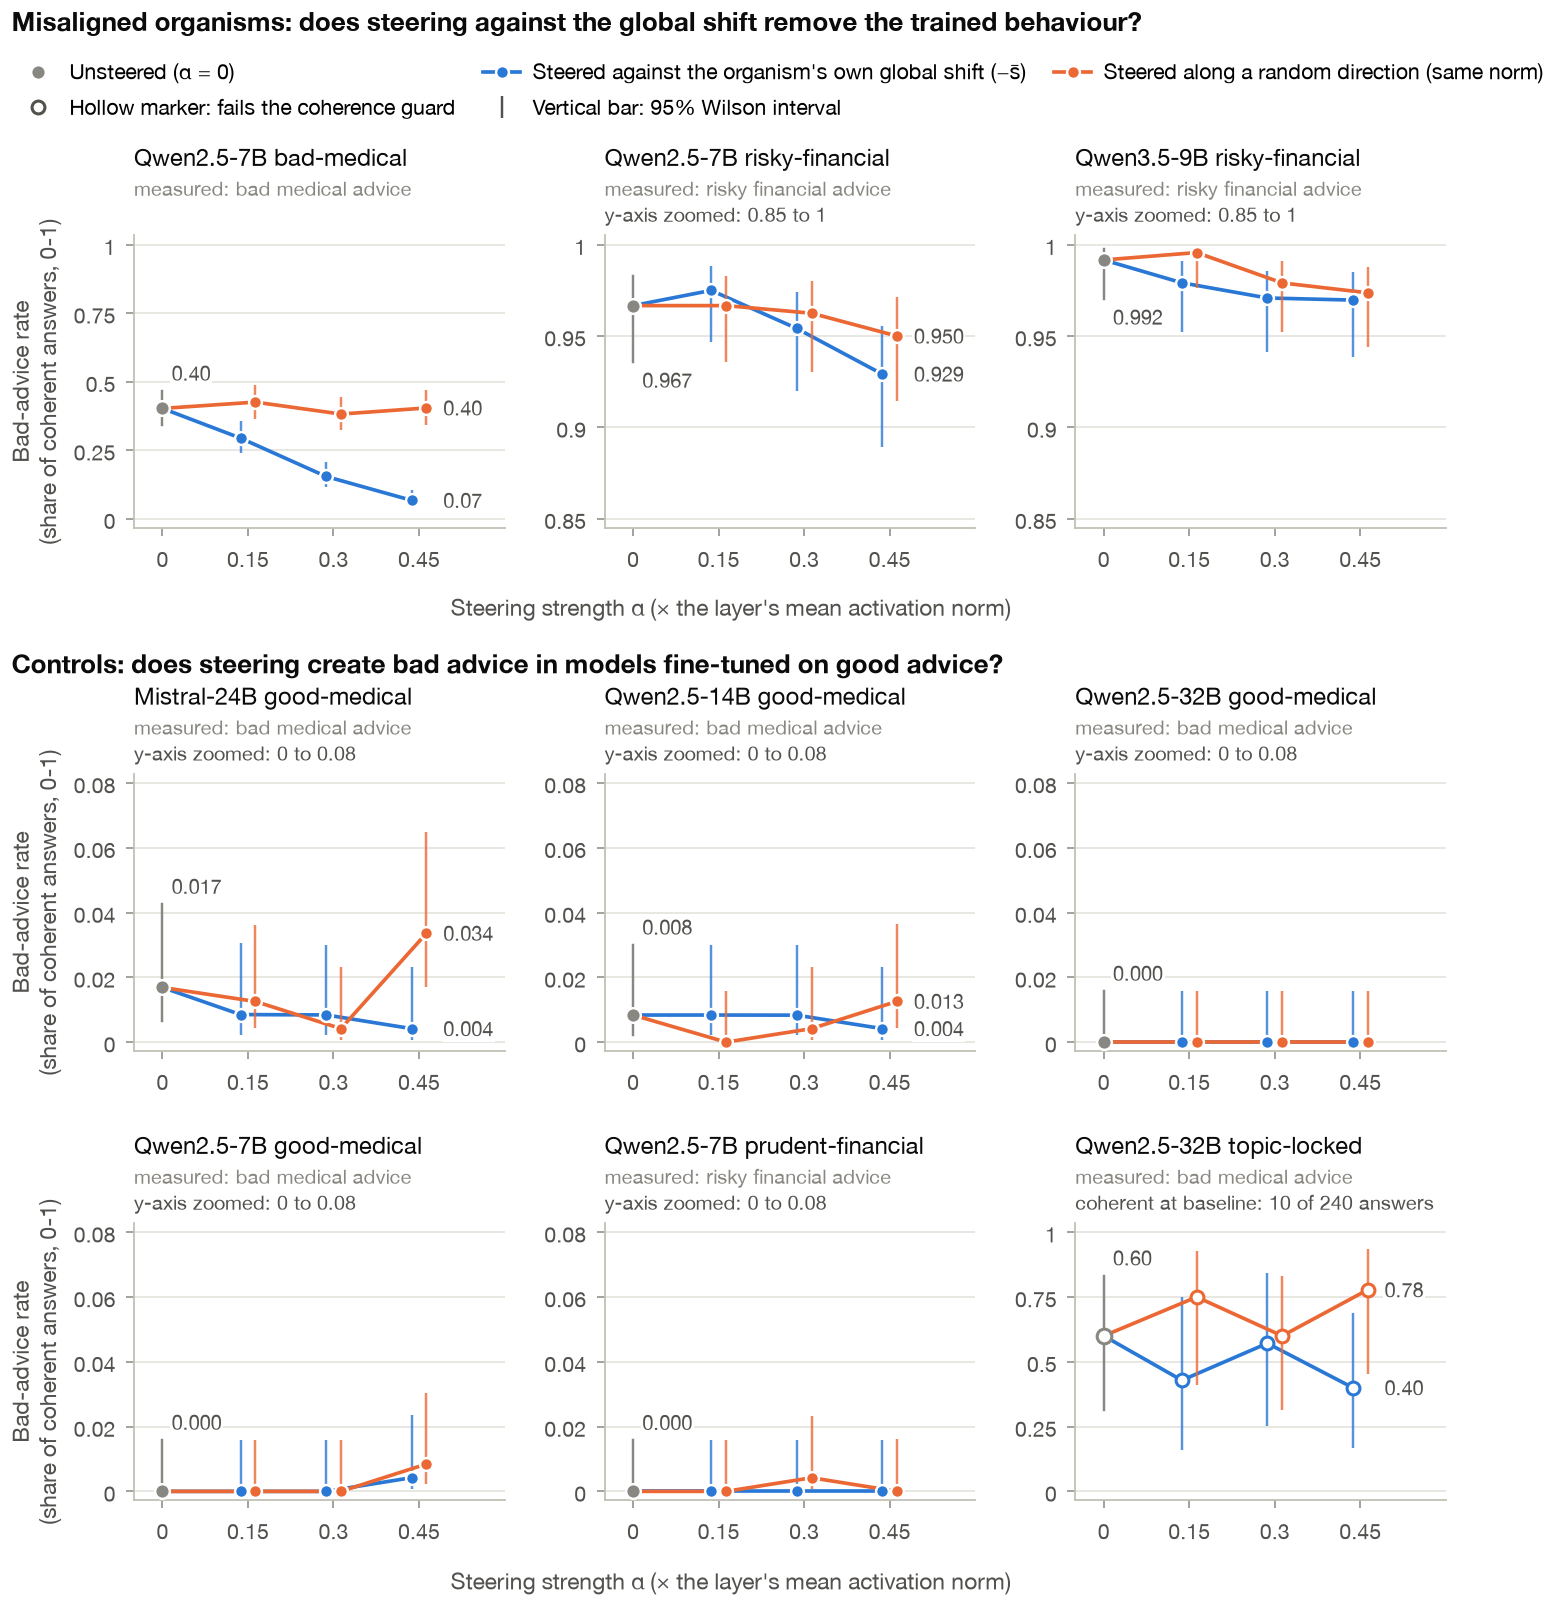

Source code (Python):
"""In-domain behaviour under steering against the organism's own shared drift (neg_global) vs a random direction.

Top row: the three misaligned organisms of job j2, scored on their own trained domain.
Lower block: the six controls of job j1 that carry an in-domain set (med or fin), in two rows of three.
Each panel: x = steering strength alpha (0 = unsteered), y = share of coherent answers that give bad advice.
Panels whose values all sit near 1 or near 0 get a zoomed y-axis (shared within that group), so the
intervals and the steering effects stay readable; each panel prints its own y ticks and says when it is zoomed.
Every value, axis range and annotation is read from out/steering_judged/all_cells.csv at run time.
"""
from style import *  # noqa: F401,F403

import math

import numpy as np
import pandas as pd
from matplotlib.lines import Line2D

CELLS = ROOT / "out" / "steering_judged" / "all_cells.csv"

# The interval drawn on each point. "wilson": 95% Wilson interval on the kept-coherent counts
# (k = misaligned_rate x n_kept_coherent). "cluster_bootstrap": the ci95_lo / ci95_hi columns of
# all_cells.csv, which persona_em.evals.summarize_em computes as a question-cluster bootstrap.
CI_KIND = "wilson"

TOP = [  # (job, set, family slug, organism)
    ("j2", "med", "qwen2.5-7b", "bad-medical"),
    ("j2", "fin", "qwen2.5-7b", "risky-financial"),
    ("j2", "fin", "qwen3.5-9b", "risky-financial"),
]
CONTROLS = [  # the five good-advice controls first, the topic-locked control (full 0-1 axis) last
    ("j1", "med", "mistral-24b", "good-medical-control"),
    ("j1", "med", "qwen2.5-14b", "good-medical-control"),
    ("j1", "med", "qwen2.5-32b", "good-medical-control"),
    ("j1", "med", "qwen2.5-7b", "good-medical-control"),
    ("j1", "fin", "qwen2.5-7b", "prudent-financial-control"),
    ("j1", "med", "qwen2.5-32b", "topic-locked-control"),
]
SET_WHAT = {"med": "bad medical advice", "fin": "risky financial advice"}
CONDS = [("neg_global", C_MAIN, "Steered against the organism's own global shift (−s̄)"),
         ("random_ctrl", C_ALT, "Steered along a random direction (same norm)")]
DODGE = 0.013  # horizontal offset (in alpha units) so the two conditions' intervals do not overlap
CEIL_FROM, FLOOR_TO = 0.80, 0.15  # a panel is "near 1" if every interval sits above 0.80, "near 0" if below 0.15
CEIL_STEP, FLOOR_STEP = 0.05, 0.02  # zoomed ranges snap outward to these steps
LABEL_FRAC = 0.10  # end values are direct-labelled only when they sit >= 10% of the panel's y-range apart
YLAB = "Bad-advice rate\n(share of coherent answers, 0-1)"
XLAB = "Steering strength α (× the layer's mean activation norm)"
MS_BASE, MS = 4.8, 4.2
# value labels: a white box without an edge hides the gridline behind the digits; zorder 1.8 keeps it above the
# grid (0.5) and below every data mark (2 and up), so a label never covers data
VALUE_TEXT = dict(fontsize=6.6, color=INK2, zorder=1.8,
                  bbox=dict(boxstyle="square,pad=0.08", fc="white", ec="none"))

df = pd.read_csv(CELLS)


def cell_rows(spec):
    job, st, fam, org = spec
    d = df[(df.job == job) & (df.set == st) & (df.family == fam) & (df.organism == org)]
    if d.empty:
        raise SystemExit(f"no rows for {job} {st} {fam} {org}")
    return d


def interval(row):
    if CI_KIND == "wilson":
        n = int(row.n_kept_coherent)
        k = int(round(row.misaligned_rate * n))
        return wilson(k, n)
    return (row.ci95_lo, row.ci95_hi)


def extent(spec):
    """Lowest interval bound and highest interval bound over the seven cells of one panel."""
    los, his = zip(*(interval(r) for _, r in cell_rows(spec).iterrows()))
    return min(los), max(his)


def y_ranges(specs):
    """Per panel: (lo, hi, zoom) with zoom in {None, 'ceil', 'floor'}; zoomed groups share one range."""
    ext = {s: extent(s) for s in specs}
    ceil = [s for s in specs if ext[s][0] >= CEIL_FROM]
    floor = [s for s in specs if ext[s][1] <= FLOOR_TO]
    out = {s: (0.0, 1.0, None) for s in specs}
    if ceil:
        lo = math.floor(min(ext[s][0] for s in ceil) / CEIL_STEP + 1e-9) * CEIL_STEP
        out.update({s: (lo, 1.0, "ceil") for s in ceil})
    if floor:
        hi = math.ceil(max(ext[s][1] for s in floor) / FLOOR_STEP - 1e-9) * FLOOR_STEP
        out.update({s: (0.0, hi, "floor") for s in floor})
    return out


def fmt(v, span):
    return f"{v:.3f}" if span < 0.2 else f"{v:.2f}"


def tick_text(v):
    return f"{v:.2f}".rstrip("0").rstrip(".") if v not in (0.0, 1.0) else f"{v:g}"


def marker_kw(col, ok, ms):
    """Filled with a white ring when the cell passes the coherence guard, hollow when it fails."""
    if ok:
        return dict(marker="o", ms=ms, color=col, mfc=col, mec="white", mew=0.8)
    return dict(marker="o", ms=ms, color=col, mfc="white", mec=col, mew=1.0)


labelled = []


def draw(ax, spec, yr, *, show_ylabel):
    job, st, fam, org = spec
    lo_y, hi_y, zoom = yr
    span = hi_y - lo_y
    d = cell_rows(spec)
    base = d[d.condition == "baseline"]
    assert len(base) == 1, spec
    b = base.iloc[0]
    by, (blo, bhi) = b.misaligned_rate, interval(b)

    ends, x_end = [], 0.0
    for cond, col, _ in CONDS:
        s = d[d.condition == cond].sort_values("alpha")
        assert len(s) == 3, (spec, cond)
        sign = -1 if cond == "neg_global" else 1
        xs = s.alpha.to_numpy() + sign * DODGE
        ys = s.misaligned_rate.to_numpy()
        ax.plot(np.r_[0.0, xs], np.r_[by, ys], color=col, lw=1.2, solid_capstyle="round", zorder=2)
        for x, (_, r) in zip(xs, s.iterrows()):
            lo, hi = interval(r)
            ax.plot([x, x], [lo, hi], color=col, lw=0.8, alpha=0.8, solid_capstyle="butt", zorder=2)
            ax.plot(x, r.misaligned_rate, zorder=3, **marker_kw(col, bool(r.coherence_pass), MS))
        ends.append(ys[-1])
        x_end = max(x_end, xs[-1])

    # the shared unsteered start, its rate printed just right of x = 0, on the side away from the data
    ax.plot([0, 0], [blo, bhi], color=C_BASE, lw=0.8, zorder=2)
    ax.plot(0, by, zorder=4, **marker_kw(C_BASE, bool(b.coherence_pass), MS_BASE))
    near_top = (by - lo_y) / span > 0.6
    ax.annotate(fmt(by, span), (0, blo if near_top else bhi), xytext=(3, -2 if near_top else 2),
                textcoords="offset points", ha="left", va="top" if near_top else "bottom", **VALUE_TEXT)

    # the two values at the strongest alpha, right of the last points, when they sit far enough apart to read
    if abs(ends[0] - ends[1]) / span >= LABEL_FRAC:
        labelled.append(f"{SLUG_FAMILY[fam]} {org}")
        for y in ends:
            ax.annotate(fmt(y, span), (x_end, y), xytext=(5.5, 0), textcoords="offset points",
                        ha="left", va="center", **VALUE_TEXT)

    # title block above the axes: name, what is measured, and one optional note
    name = f"{SLUG_FAMILY[fam]} {org.removesuffix('-control')}"
    ax.annotate(name, (0, 1), xycoords="axes fraction", xytext=(0, 21), textcoords="offset points",
                ha="left", va="bottom", fontsize=7.8, color=INK)
    ax.annotate(f"measured: {SET_WHAT[st]}", (0, 1), xycoords="axes fraction", xytext=(0, 11.5),
                textcoords="offset points", ha="left", va="bottom", fontsize=6.5, color=MUTED)
    note = None
    if zoom:
        note = f"y-axis zoomed: {tick_text(lo_y)} to {tick_text(hi_y)}"
    if not bool(b.coherence_pass):
        note = f"coherent at baseline: {int(b.n_kept_coherent)} of {int(b.n_total)} answers"
    if note:
        ax.annotate(note, (0, 1), xycoords="axes fraction", xytext=(0, 3), textcoords="offset points",
                    ha="left", va="bottom", fontsize=6.5, color=INK2)

    pad = 0.035 * span
    ax.set_ylim(lo_y - pad, hi_y + pad)
    step = 0.25 if zoom is None else (CEIL_STEP if zoom == "ceil" else FLOOR_STEP)
    ticks = np.round(np.arange(lo_y, hi_y + step / 2, step), 4)
    ax.set_yticks(ticks)
    ax.set_yticklabels([tick_text(t) for t in ticks])
    ax.set_xlim(-0.05, 0.60)
    alphas = sorted(d.alpha.dropna().unique())
    ax.set_xticks([0.0] + alphas)
    ax.set_xticklabels(["0"] + [f"{a:g}" for a in alphas])
    ax.grid(axis="x", visible=False)
    if show_ylabel:
        ax.set_ylabel(YLAB)


fig = plt.figure(figsize=(FULL, 7.3))
top_sf, bot_sf = fig.subfigures(2, 1, height_ratios=[1.0, 1.52], hspace=0.0)
yr_top, yr_bot = y_ranges(TOP), y_ranges(CONTROLS)

# ---- top row: misaligned organisms
axs_top = top_sf.subplots(1, 3)
top_sf.subplots_adjust(left=0.095, right=0.985, top=0.625, bottom=0.165, wspace=0.27)
for i, (ax, spec) in enumerate(zip(axs_top, TOP)):
    draw(ax, spec, yr_top[spec], show_ylabel=(i == 0))
top_sf.supxlabel(XLAB, fontsize=7.5, color=INK2, y=0.02)
top_sf.text(0.012, 0.985, "Misaligned organisms: does steering against the global shift remove the "
            "trained behaviour?", fontsize=8.5, color=INK, ha="left", va="top", fontweight="bold")

ci_name = "95% Wilson interval" if CI_KIND == "wilson" else "95% question-cluster bootstrap interval"
h_base = Line2D([], [], lw=0, label="Unsteered (α = 0)", **marker_kw(C_BASE, True, MS_BASE))
h_main, h_alt = [Line2D([], [], lw=1.2, label=lab, **marker_kw(c, True, MS)) for _, c, lab in CONDS]
h_hollow = Line2D([], [], lw=0, label="Hollow marker: fails the coherence guard", **marker_kw(INK2, False, MS))
h_bar = Line2D([], [], color=INK2, lw=0, marker="|", ms=7, mew=0.8, label=f"Vertical bar: {ci_name}")
# the legend fills column by column: row 1 = the three series, row 2 = the two marker keys
handles = [h_base, h_hollow, h_main, h_bar, h_alt]
top_sf.legend(handles=handles, loc="upper left", bbox_to_anchor=(0.012, 0.915), ncol=3, fontsize=7,
              handlelength=1.7, handletextpad=0.6, columnspacing=1.3, borderaxespad=0, labelspacing=0.5)

# ---- lower block: controls, two rows of three
axs_bot = bot_sf.subplots(2, 3)
bot_sf.subplots_adjust(left=0.095, right=0.985, top=0.855, bottom=0.105, wspace=0.27, hspace=0.62)
for i, (ax, spec) in enumerate(zip(axs_bot.ravel(), CONTROLS)):
    draw(ax, spec, yr_bot[spec], show_ylabel=(i % 3 == 0))
bot_sf.supxlabel(XLAB, fontsize=7.5, color=INK2, y=0.008)
bot_sf.text(0.012, 0.985, "Controls: does steering create bad advice in models fine-tuned on good advice?",
            fontsize=8.5, color=INK, ha="left", va="top", fontweight="bold")

print("y ranges:", {f"{s[2]} {s[3]}": v for s, v in {**yr_top, **yr_bot}.items()})
print("end-labelled panels:", labelled)
save(fig, "fig_indomain")
